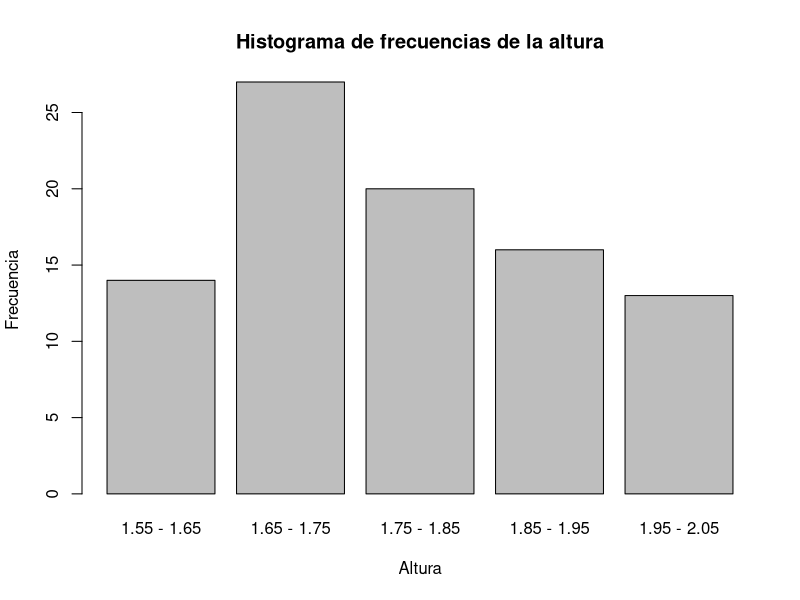
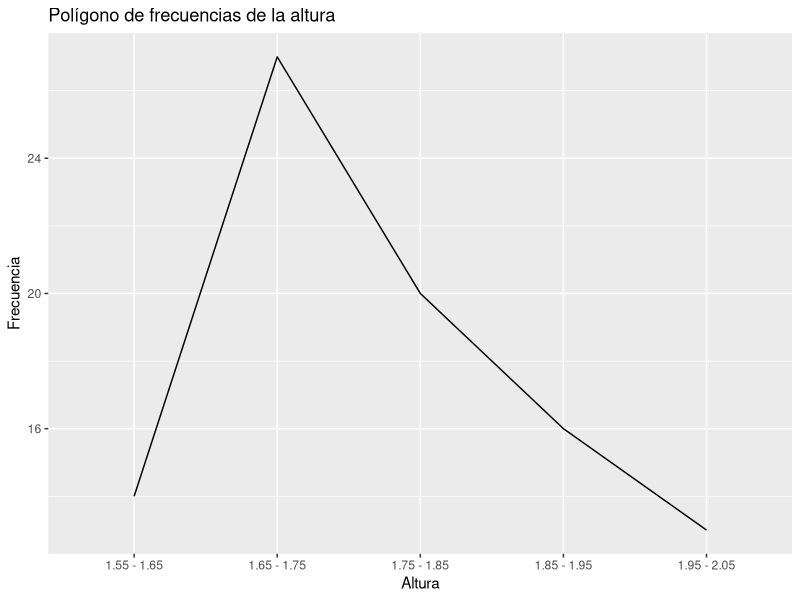

The R source for these figures, in order:
## ---- chunk 1
knitr::opts_chunk$set(echo = TRUE)
## ---- chunk 2

# creamos la tabla como un data frame
table <- data.frame(value=c("1.55 - 1.65", "1.65 - 1.75", "1.75 - 1.85", "1.85 - 1.95", "1.95 - 2.05"), freq=c(14, 27, 20, 16, 13))
table

# lo transformamos en un vector con rep

altura <- rep(table$value, table$freq)
altura

## ---- chunk 3

barplot(table(altura), main = "Histograma de frecuencias de la altura", xlab = "Altura", ylab = "Frecuencia")

## ---- chunk 4

library(ggplot2)

ggplot(table, aes(x=factor(value), y=freq, group=1)) +
  geom_line() +
  ggtitle("Polígono de frecuencias de la altura") +
  labs(x= "Altura", y= "Frecuencia")

## ---- chunk 5

# creamos la tabla como un data frame
marcas.table <- data.frame(value=c(1.6, 1.7, 1.8, 1.9, 2), freq=c(14, 27, 20, 16, 13))
marcas.table

# lo transformamos en un vector con rep

marcas.altura <- rep(marcas.table$value, marcas.table$freq)
marcas.altura

## ---- chunk 6

mean(marcas.altura)

median(marcas.altura)

# para la moda llamamos a la biblioteca modeest

library(modeest)

mfv(marcas.altura)

# para la media geométrica usamos la fórmula correspondiente

exp(mean(log(marcas.altura)))
